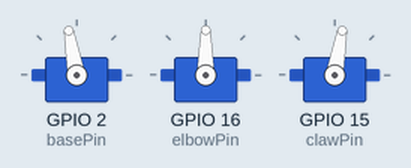
Recording of a sketch running on a simulated ESP32. Shown: 3 × servo.

Above: at 3.05 s.
Timing chart, 0 to 7.6 s (numbered marks = the images above):
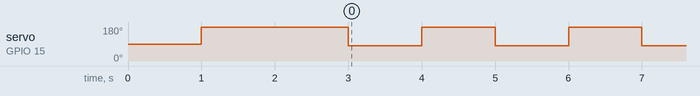

The sketch:

MeArm_Movement_Code_01b_IK_User_Input.ino
```cpp
#include <ESP32Servo.h>  // Use ESP32Servo instead of Servo.h

Servo baseServo;
Servo elbowServo;
Servo clawServo;

int basePin = 2;     // Base servo pin
int elbowPin = 16;   // Elbow servo pin
int clawPin = 15;    // Claw servo pin

void setup() {
  baseServo.attach(basePin);
  elbowServo.attach(elbowPin);
  clawServo.attach(clawPin);

  delay(1000);  // Allow servos to initialize

  clawServo.write(180);  // Close claw
  delay(1000);           // Wait for 1 second

  int baseAngle = 100;   // Set desired base angle (0-180)      180 is left limit         100 is middle      0 is right limit
  int elbowAngle = 90;  // Set desired elbow angle (0-180)     30 is backward limit      105 is middle      180 is forward limit

  baseServo.write(baseAngle);   // Move base to set position
  delay(500);  // Give time for movement

  elbowServo.write(elbowAngle); // Move elbow to set position
  delay(500);  // Give time for movement

  //clawServo.write(130);    // Open claw
}

void loop() {
  clawServo.write(80);    // Open claw
  delay(1000);           // Wait for 1 second

  clawServo.write(180);  // Close claw
  delay(1000);           // Wait for 1 second
}
```

Measured:
- by itself, servo on GPIO 15 (clawPin): repeats every 2.0 s: 80° 1.0 s, 180° 1.0 s
